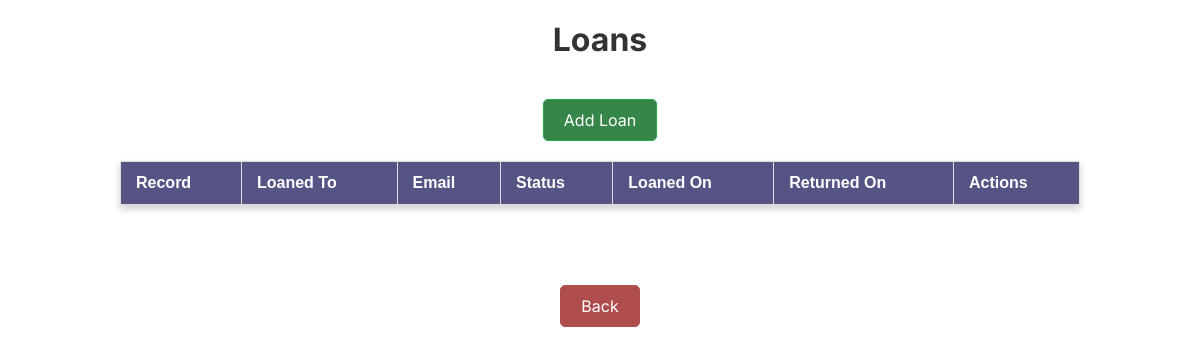
The app's page /loan/read.php, older data.
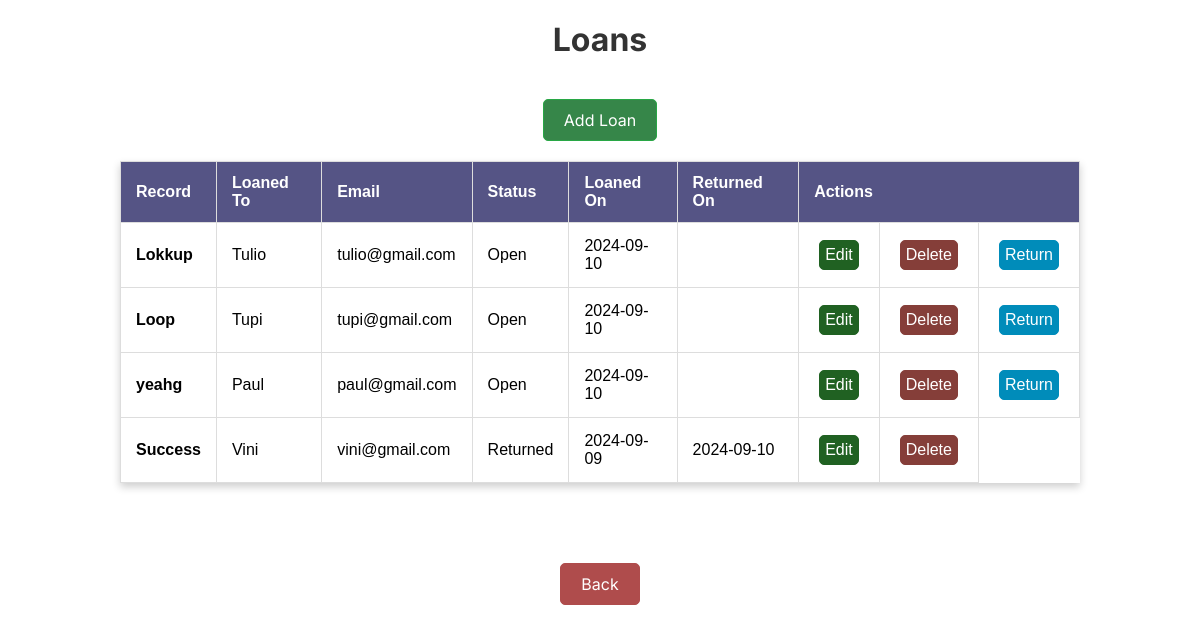
The same page, newer data.
### tables this page shows
CREATE TABLE `loans` (
  `idLoan` int(11) NOT NULL,
  `idRecord` int(11) NOT NULL,
  `name` text NOT NULL,
  `email` text NOT NULL,
  `date` date NOT NULL,
  `status` text NOT NULL DEFAULT 'Open',
  `returnDate` date DEFAULT NULL
);

CREATE TABLE `records` (
  `idRecord` int(11) NOT NULL,
  `title` text NOT NULL,
  `year` int(4) NOT NULL,
  `cover` text NOT NULL,
  `idArtist` int(11) NOT NULL
);

### loan/read.php (the view, shortened to what this page needs)
<?php
include '../includes/db.php';
$loans = [];
$query = $conn->query("SELECT loans.idLoan, records.title, loans.name, loans.email, loans.date, loans.returnDate, loans.status FROM loans JOIN records ON loans.idRecord = records.idRecord ORDER BY loans.status ASC, loans.date DESC, loans.returnDate DESC");
if ($query && $query->num_rows > 0) {
    while ($row = $query->fetch_assoc()) {
        $loans[] = $row;
    }
}
?>
<!DOCTYPE html>
<html lang="en">
<head>
    <link rel="stylesheet" href="style.css">
</head>
<body>
    <h1>Loans</h1>
    <a href="create.php" class="create">Add Loan</a>
    <table>
        <thead>
            <tr>
                <th>Record</th>
                <th>Loaned To</th>
                <th>Email</th>
                <th>Status</th>
                <th>Loaned On</th>
                <th>Returned On</th>
                <th colspan="3">Actions</th>
            </tr>
        </thead>
        <tbody>
            <?php foreach ($loans as $loan) : ?>
                <tr>
                    <td><?php echo $loan['title']; ?></td>
                    <td><?php echo $loan['name']; ?></td>
                    <td><?php echo $loan['email']; ?></td>
                    <td><?php echo $loan['status']; ?></td>
                    <td><?php echo $loan['date']; ?></td>
                    <td><?php echo $loan['returnDate']; ?></td>
                    <td><a href="edit.php?id=<?php echo $loan['idLoan']; ?>" class="button edit-btn">Edit</a></td>
                    <td><a href="read.php?type=loan&delete=<?php echo $loan['idLoan']; ?>" class="button delete-btn">Delete</a></td>
                    <?php if ($loan['status'] != 'Returned') : ?>
                        <td><a href="read.php?return=<?php echo $loan['idLoan']?>" class="button return-btn">Return</a></td>
                    <?php endif; ?>
                </tr>
            <?php endforeach; ?>
        </tbody>
    </table>
    <br>
    <a href="../index.php" class="back">Back</a>
</body>
</html>

### loan/style.css (style rules this page uses)
* { box-sizing: border-box; margin: 0; padding: 0; }
body { display: flex; flex-direction: column; align-items: center; justify-content: center; gap: 20px; font-family: "Inter", sans-serif; }
h1 { font-family: 'Inter', sans-serif; font-size: 32px; font-weight: bold; color: #333333; margin: 20px; }
table { width: 80%; border-collapse: collapse; margin-bottom: 20px; font-family: Arial, sans-serif; }
th, td { padding: 12px 15px; text-align: left; border: 1px solid #ddd; }
th { background-color: #555485; color: white; font-weight: bold; }
td:first-child { font-weight: bold; }
table { box-shadow: 0 4px 8px #cfcfcf; }
.back { display: inline-block; padding: 10px 20px; text-align: center; text-decoration: none; background-color: #af4c4c; color: white; font-size: 16px; border-radius: 5px; border: 1px solid #af4c4c; }
.button { display: inline-block; margin: 5px; padding: 5px; text-align: center; text-decoration: none; font-size: 16px; border-radius: 5px; cursor: pointer; }
.return-btn { background-color: #008CBA; color: white; border: 1px solid #008CBA; }
.delete-btn { background-color: #853e39; color: white; border: 1px solid #853e39; }
.edit-btn { background-color: #206122; color: white; border: 1px solid #206122; }
.create { background-color: #368649; color: white; padding: 10px 20px; font-size: 16px; text-align: center; text-decoration: none; display: inline-block; border-radius: 5px; border: 1px solid #28a745; cursor: pointer; }

Row changes from the older to the newer data that the page shows:
added loans: idRecord.title "Lokkup", name "Tulio", email "tulio@gmail.com", status "Open", date "2024-09-10"
added loans: idRecord.title "Loop", name "Tupi", email "tupi@gmail.com", status "Open", date "2024-09-10"
added loans: idRecord.title "yeahg", name "Paul", email "paul@gmail.com", status "Open", date "2024-09-10"
added loans: idRecord.title "Success", name "Vini", email "vini@gmail.com", status "Returned", date "2024-09-09", returnDate "2024-09-10"
